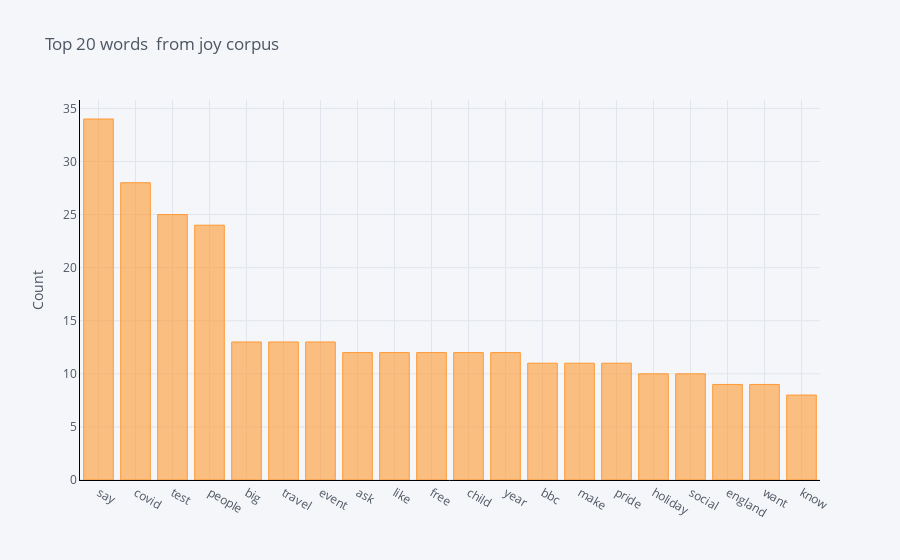

The notebook cell saved with this chart:
### Code cell
print("Frequent Words joy text")
common_words = get_top_n_words(emo_data[emo_data.overall_emo=='avgLexVal_joy'].text, 20)
total=0
for word, freq in common_words:

    print(word, freq)
    
    total=total+freq
for word, freq in common_words:
    perc=(freq/len(joy_text))*100
    print(word,str(perc)+"%")
df1 = pd.DataFrame(common_words, columns = ['ReviewText' , 'count'])
df1.groupby('ReviewText').sum()['count'].sort_values(ascending=False).iplot(
    kind='bar', yTitle='Count', linecolor='black', title='Top 20 words  from joy corpus')

### Figure 1 — Plotly figure (JSON) as saved in the notebook; plotly's stock layout.template omitted (floating-point values rounded to 4 significant figures)
{"data": [{"marker": {"color": "rgba(255, 153, 51, 0.6)", "line": {"color": "rgba(255, 153, 51, 1.0)", "width": 1}}, "name": "count", "orientation": "v", "text": "", "type": "bar", "x": ["say", "covid", "test", "people", "big", "travel", "event", "ask", "like", "free", "child", "year", "bbc", "make", "pride", "holiday", "social", "england", "want", "know"], "y": [34, 28, 25, 24, 13, 13, 13, 12, 12, 12, 12, 12, 11, 11, 11, 10, 10, 9, 9, 8]}], "layout": {"legend": {"bgcolor": "#F5F6F9", "font": {"color": "#4D5663"}}, "paper_bgcolor": "#F5F6F9", "plot_bgcolor": "#F5F6F9", "title": {"font": {"color": "#4D5663"}, "text": "Top 20 words  from joy corpus"}, "xaxis": {"gridcolor": "#E1E5ED", "linecolor": "black", "showgrid": true, "tickfont": {"color": "#4D5663"}, "title": {"font": {"color": "#4D5663"}, "text": ""}, "zerolinecolor": "#E1E5ED"}, "yaxis": {"gridcolor": "#E1E5ED", "linecolor": "black", "showgrid": true, "tickfont": {"color": "#4D5663"}, "title": {"font": {"color": "#4D5663"}, "text": "Count"}, "zerolinecolor": "#E1E5ED"}}}
